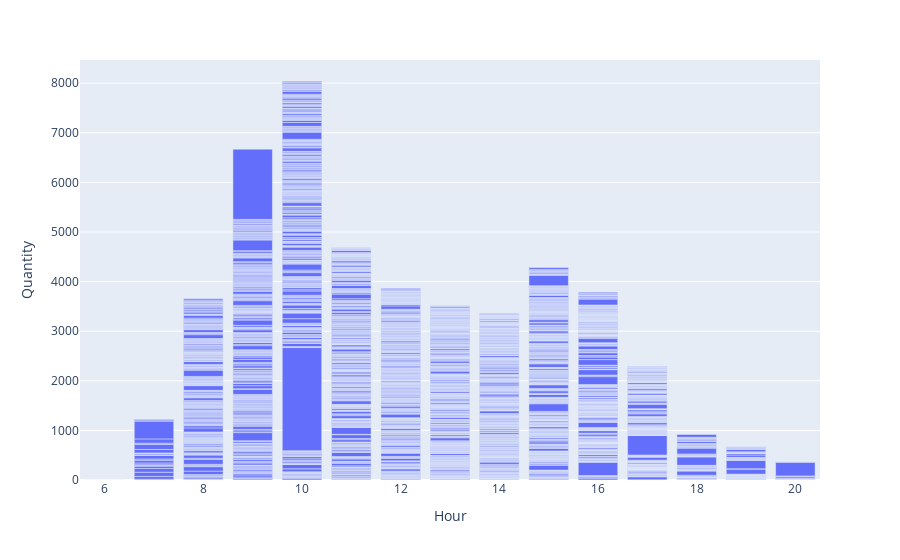

The notebook cell this image was saved under:
### Markdown cell above
### Задание 4.7
=
Сгруппируйте данные по датам и часам совершения транзакции и найдите количество заказов на каждый день-час. Затем найдите среднее количество ежедневно поступающих заказов в каждый из часов.

Постройте визуализацию, отражающую распределение среднего количества ежедневно поступающих заказов по времени суток (часу совершения транзакции).

Выберите верные утверждения:
* Больше всего заказов совершается в дневное время в интервале от 18 до 20 часов
* Больше всего заказов совершается в вечернее время в интервале от 10 до 15 часов
* Начиная с 21 часа вечера и до 6 утра (не включительно) заказы не поступают 
* Заказы поступают во все периоды дня

### Code cell
date_hour_df = data[['Date', 'Hour', 'Quantity']]
date_hour_df = date_hour_df.groupby(['Date', 'Hour']).mean().reset_index()
display(date_hour_df)
fig = px.bar(date_hour_df, x = 'Hour', y = 'Quantity')
fig.show()

### Figure 1 — Plotly figure (JSON) as saved in the notebook; plotly's stock layout.template omitted (floating-point values rounded to 4 significant figures; data arrays with more than 128 entries replaced by an {"elided": "..."} marker saying what was removed)
{"data": [{"alignmentgroup": "True", "hovertemplate": "Hour=%{x}<br>Quantity=%{y}<extra></extra>", "legendgroup": "", "marker": {"color": "#636efa", "pattern": {"shape": ""}}, "name": "", "offsetgroup": "", "orientation": "v", "showlegend": false, "textposition": "auto", "type": "bar", "x": {"elided": "2853 int values"}, "xaxis": "x", "y": {"elided": "2853 float values"}, "yaxis": "y"}], "layout": {"barmode": "relative", "legend": {"tracegroupgap": 0}, "margin": {"t": 60}, "xaxis": {"anchor": "y", "domain": [0, 1], "title": {"text": "Hour"}}, "yaxis": {"anchor": "x", "domain": [0, 1], "title": {"text": "Quantity"}}}}
